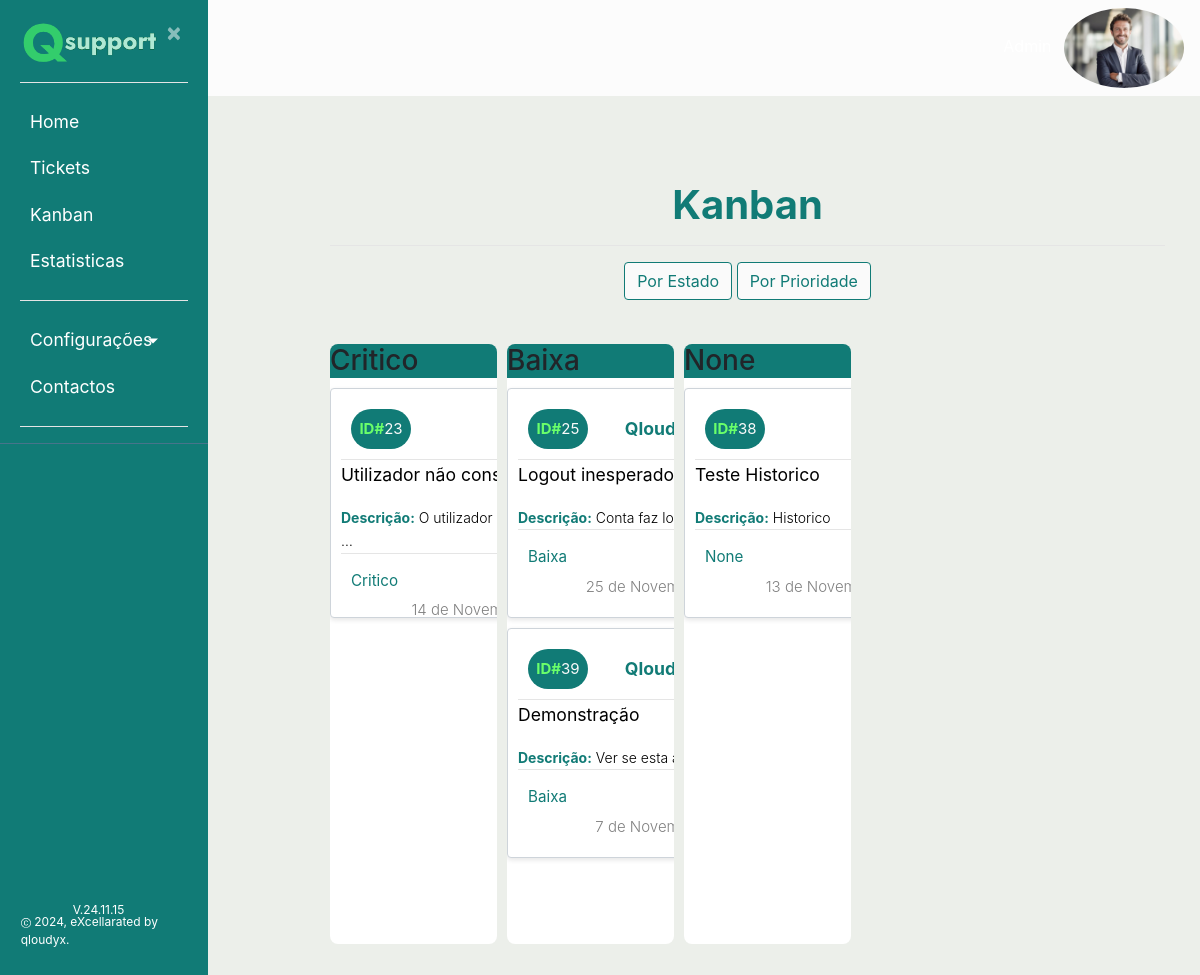
/kanban/?modo=prioridade (signed in), run on an earlier commit of the app's database.
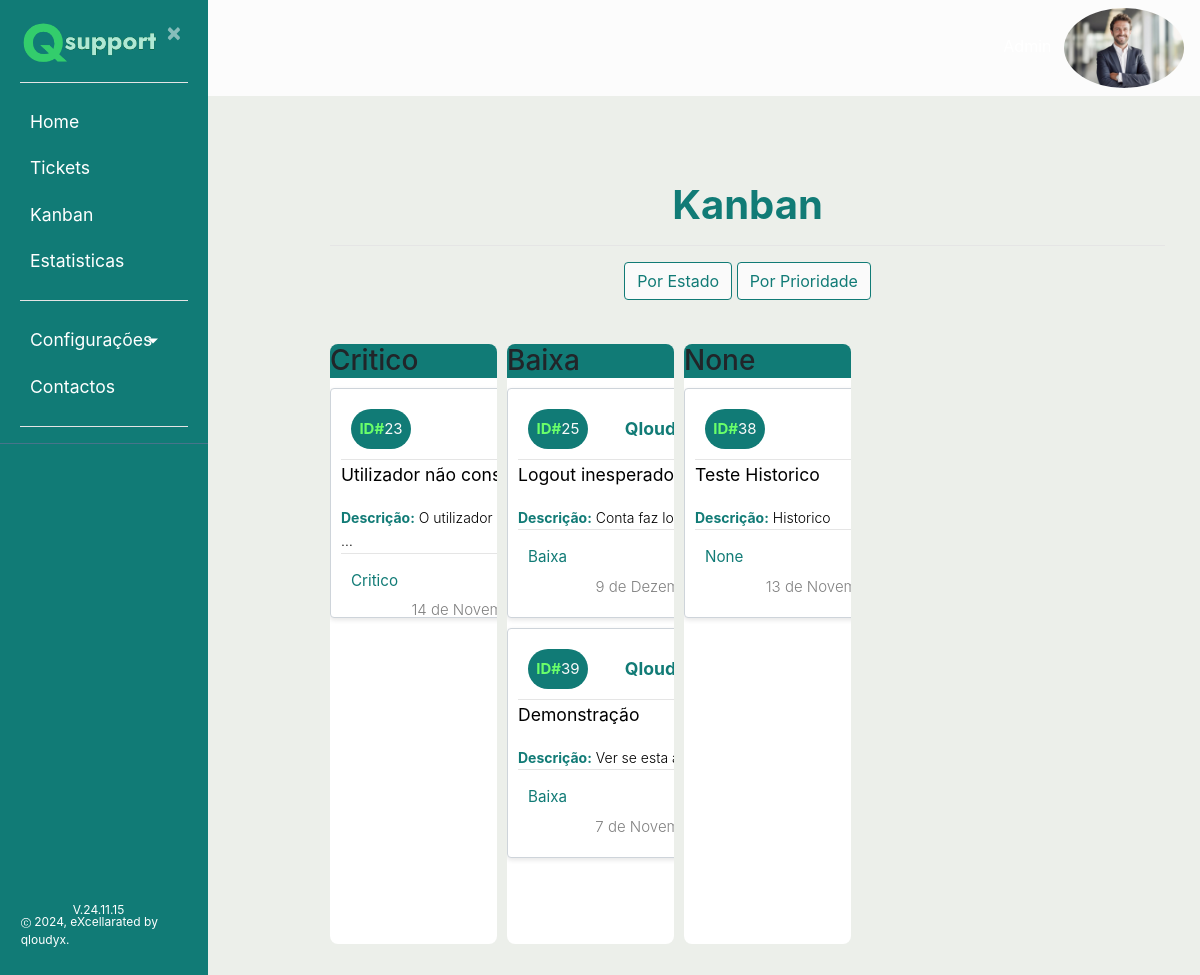
And on a later commit of the database.
### ticket/models.py (models this page shows, shortened)
class Ticket(models.Model):
    uuid = models.UUIDField(default = uuid.uuid4)
    nome = models.CharField(max_length=50, verbose_name='Titulo')
    dataCriacao = models.DateTimeField(default=timezone.now(), verbose_name='Data de Criação')
    dataAtualizacao = models.DateTimeField(null=True ,default=timezone.now(), verbose_name='Atualizado a')
    descricao = models.CharField(max_length=300, verbose_name='Descrição')
    usuarios = models.ForeignKey(Usuarios, null = True, on_delete=models.CASCADE, related_name="responsavel", verbose_name='Responsável')
    app_tpPedidos = models.ForeignKey(Apps_tpPedidos, on_delete=models.CASCADE, verbose_name='Tipo de Problema')
    prioridade = models.ForeignKey(Prioridade, null=True , on_delete=models.CASCADE, verbose_name='Prioridade')
    resolucao = models.ForeignKey(Resolucao, null = True, on_delete=models.CASCADE, verbose_name='Resolução')
    comresolucao = models.CharField(max_length=200, null=True, verbose_name='Comentário de Resolução')
    id_Proprietario = models.ForeignKey(Usuarios, null = True, on_delete=models.CASCADE, related_name="criador", verbose_name='Criador do Ticket')
    estado = models.ForeignKey(Estado,null = True,default = 1, on_delete=models.CASCADE, verbose_name='Estado Atual')
    usuario_app = models.ForeignKey(Usuarios_Apps,null = True, on_delete=models.CASCADE)
    app = models.ForeignKey(Apps, on_delete=models.CASCADE)
    url = models.CharField(max_length=200, verbose_name="URL", null= True)

class Apps(models.Model):
    nome = models.CharField(max_length=150, verbose_name='Aplicação')
    entidade = models.ForeignKey(Entidades, on_delete=models.CASCADE)
    ativo = models.BooleanField(default=True, verbose_name='Ativo?')
    def __str__(self):
        return self.nome

class Prioridade(models.Model):
    nome = models.CharField(max_length=100, verbose_name='Tipo')
    peso = models.CharField(max_length=50, verbose_name='Peso')
    def __str__(self):
        return self.nome

### ticket/views.py (the view)
# urls.py: path('kanban/', views.lista_kanban, name='listakanban'),
def lista_kanban(request):
    modo_exibicao = request.GET.get("modo", "estado")
    if request.user.is_admin:
        tickets = Ticket.objects.all()
    else:
        tickets = Ticket.objects.filter(id_Proprietario=request.user)
    if modo_exibicao == "prioridade":
        prioridades = Ticket.objects.values_list("prioridade__nome", flat=True).order_by("id")
        tickets_por_categoria = {prioridade: Ticket.objects.filter(prioridade__nome=prioridade) for prioridade in prioridades}
    else:
        estados = Estado.objects.order_by("id")
        tickets_por_categoria = {estado: Ticket.objects.filter(estado=estado) for estado in estados}
    tickets = Ticket.objects.all()
    ticketfilter = KanbanFilter(request.GET, tickets)
    return render(request, 'ticket/listakanban.html', {
        'tickets_por_categoria': tickets_por_categoria,
        'categorias': estados if modo_exibicao == "estado" else prioridades,
        'modo_exibicao': modo_exibicao,
        'filter': ticketfilter,
    })

### ticket/templates/ticket/listakanban.html (shortened to what this page needs)
{% extends "ticket/base.html" %}
{% block content %}
<head>
    <link rel="stylesheet" href="https://cdnjs.cloudflare.com/ajax/libs/normalize/8.0.1/normalize.min.css">
    <link rel="stylesheet" href="https://stackpath.bootstrapcdn.com/bootstrap/4.5.2/css/bootstrap.min.css">
</head>
<body>
    <div class="container-fluid mt-4">
        <h1 class="text-center" style="font-weight:bold; color:#117B76">Kanban</h1>
        <hr>
        <div class="text-center mb-4">
            <a href="?modo=estado" id="contrario" class="btn btn-primary {% if modo_exibicao == 'estado' %}active{% endif %}">
                Por Estado
            </a>
            <a href="?modo=prioridade" id="contrario" class="btn btn-primary {% if modo_exibicao == 'prioridade' %}active{% endif %}">
                Por Prioridade
            </a>
        </div>
        <div class="kanban-board">
            {% for categoria, tickets in tickets_por_categoria.items %}
                {% if modo_exibicao == 'prioridade' %}
                <div class="kanban-column2" id="categoria-{{ categoria }}" data-categoria="{{ categoria }}">
                {% else %}
                <div class="kanban-column" id="categoria-{{ categoria }}" data-categoria="{{ categoria }}">
                {% endif %}
                    <h3 style="background-color:
                        {% if modo_exibicao == 'estado' %}
                            {{ categoria.font_color }}
                        {% else %}
                            #117B76
                        {% endif %}
                        ;">
                        {% if modo_exibicao == 'estado' %}
                            {{ categoria }}
                        {% else %}
                            {{ categoria }}
                        {% endif %}
                    </h3>
                    <div class="kanban-tickets" data-categoria="{{ categoria }}">
                        {% for ticket in tickets %}
                            <a href="{% url 'detalheticket' ticket.uuid %}" >
                                <div class="kanban-card" id="ticket-{{ ticket.id }}" data-id="{{ ticket.id }}">
                                    <p class="ticket-container">
                                        <button class="id-botao"><strong class="letra-id">ID#</strong>{{ ticket.id }}</button>
                                        <strong class="ticket-app">{{ ticket.app }}</strong>
                                    </p>
                                    <hr class="linha-baixo">
                                    <p><strong>{{ ticket.nome|truncatewords:3 }}</strong></p>
                                    <p class="ticket-texto"><strong class="ticket-descricao">Descrição:</strong> {{ ticket.descricao|truncatewords:4 }}</p>
                                    <hr class="linha-baixo">
                                    <div class="ticket-info">
                                        <p class="ticket-prioridade"><small>{{ ticket.prioridade }}</small></p>
                                        <div class="ticket-nome-data">
                                            <p class="ticket-nome"><small>{{ ticket.id_Proprietario.nome }}</small></p>
                                            <p class="ticket-data">{{ ticket.dataAtualizacao }}</p>
                                        </div>
                                    </div>
                                </div>
                            </a>
                        {% endfor %}
                    </div>
                </div>
            {% endfor %}
        </div>
    </div>
</body>
{% endblock content %}

What changed in the data, as far as the page shows it:
changed Ticket "Logout inesperado": dataAtualizacao "25 de…" → "9 de…"
